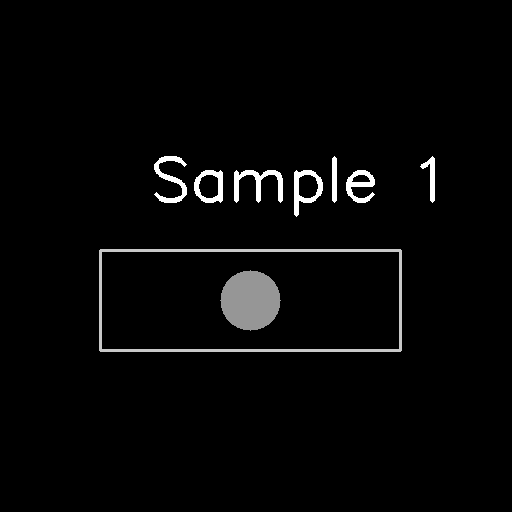
#> input picture data/sample_images/sample_1.png, 512 x 512 px
$ python -i unsharp_mask.py   (imports and definitions only)   (older library calls are emulated)
#> lines starting #> are read from the running program, lines starting #| are printed output that depends on the picture; after the words box and inside, x2 and y2 are one past the last pixel; in counts of white or black regions, pixels touching at a corner belong together
#> further down, picture is the input picture: shape (512, 512, 3); min 0, max 255, mean 6.4
### src/utils/logger.py
import logging
import os
from pathlib import Path
from typing import Optional


class Logger:
    _instance = None
    _logger = None

    def __new__(cls, name: str = "BlurProcessor",
                log_file: Optional[str] = None,
                level: str = "INFO"):
        if cls._instance is None:
            cls._instance = super().__new__(cls)
            cls._logger = cls._setup_logger(name, log_file, level)
        return cls._instance

    @staticmethod
    def _setup_logger(name: str, log_file: Optional[str], level: str) -> logging.Logger:
        logger = logging.getLogger(name)
        logger.setLevel(getattr(logging, level.upper()))

        # 避免重复添加handler
        if logger.handlers:
            return logger

        formatter = logging.Formatter(
            "%(asctime)s - %(name)s - %(levelname)s - %(message)s"
        )

        console_handler = logging.StreamHandler()
        console_handler.setFormatter(formatter)
        logger.addHandler(console_handler)

        if log_file:
            log_path = Path(log_file)
            log_path.parent.mkdir(parents=True, exist_ok=True)
            file_handler = logging.FileHandler(log_file, encoding='utf-8')
            file_handler.setFormatter(formatter)
            logger.addHandler(file_handler)

        return logger

    @classmethod
    def get_logger(cls) -> logging.Logger:
        if cls._logger is None:
            cls._instance = cls()
        return cls._logger

    @classmethod
    def info(cls, message: str):
        cls._logger.info(message)

    @classmethod
    def debug(cls, message: str):
        cls._logger.debug(message)

    @classmethod
    def warning(cls, message: str):
        cls._logger.warning(message)

    @classmethod
    def error(cls, message: str):
        cls._logger.error(message)

    @classmethod
    def critical(cls, message: str):
        cls._logger.critical(message)

### src/deblur/unsharp_mask.py
import cv2
import numpy as np
from typing import Optional
from utils.logger import Logger


class UnsharpMask:
    def __init__(self, config: dict = None):
        self.config = config or {}
        self.logger = Logger.get_logger()
        self.sigma = self.config.get('sigma', 1.0)
        self.strength = self.config.get('strength', 1.5)

    def deblur(self, image,
                sigma: Optional[float] = None,
                strength: Optional[float] = None,
                threshold: float = 0) -> np.ndarray:
        if len(image.shape) == 3:
            gray = image.mean(axis=2)
        else:
            gray = image

        if sigma is None:
            sigma = self.sigma

        if strength is None:
            strength = self.strength

        blurred = cv2.GaussianBlur(gray, (0, 0), sigma)
        sharpened = cv2.addWeighted(gray, 1.0 + strength, blurred, -strength, 0)

        if threshold > 0:
            mask = np.abs(gray - blurred) > threshold
            sharpened = np.where(mask, sharpened, gray)

        result = np.clip(sharpened, 0, 255).astype(np.uint8)

        self.logger.info(f"Unsharp mask completed, sigma: {sigma}, strength: {strength}")
        return result

    def adaptive_unsharp_mask(self, image,
                              base_sigma: float = 1.0,
                              base_strength: float = 1.5,
                              edge_threshold: float = 30.0) -> np.ndarray:
#> called with base_sigma = 1, base_strength = 1.5, edge_threshold = 30
        if len(image.shape) == 3:
            gray = image.mean(axis=2)
        else:
            gray = image

        sobel_x = cv2.Sobel(gray, cv2.CV_64F, 1, 0, ksize=3)
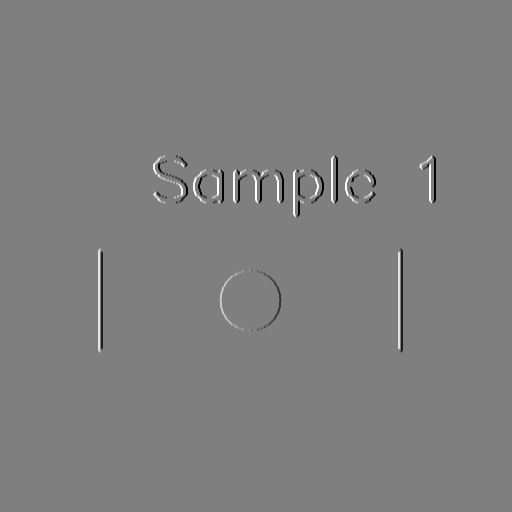
#> sobel_x: shape (512, 512) float64; min -1020, max 1020, mean 0; drawn with min black and max white
        sobel_y = cv2.Sobel(gray, cv2.CV_64F, 0, 1, ksize=3)
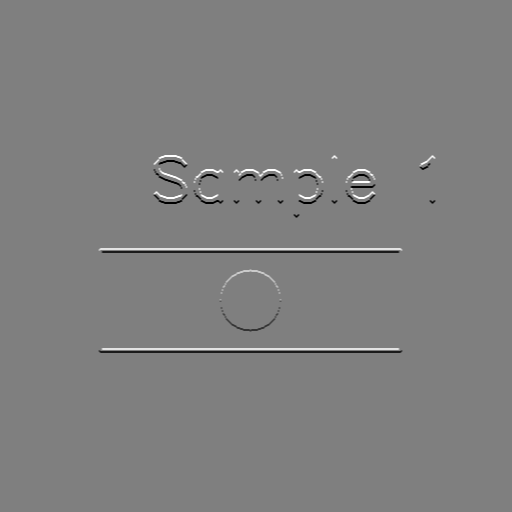
#> sobel_y: shape (512, 512) float64; min -1020, max 1020, mean 0; drawn with min black and max white
        edge_magnitude = np.sqrt(sobel_x**2 + sobel_y**2)
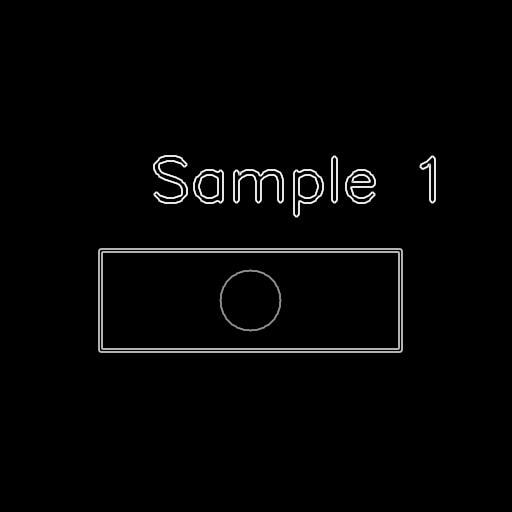
#> edge_magnitude: shape (512, 512) float64; min 0, max 1140.4, mean 20.6; drawn with min black and max white

        edge_mask = edge_magnitude > edge_threshold
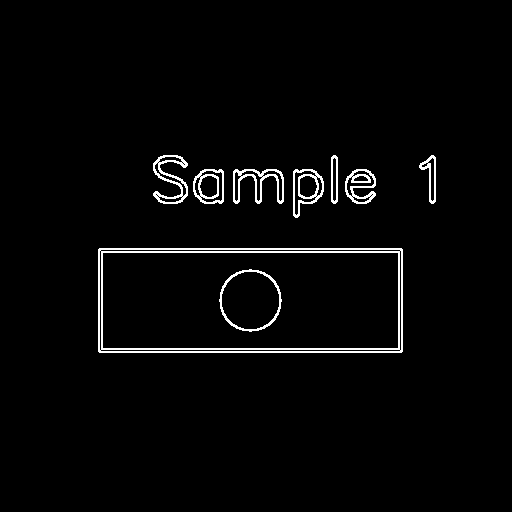
#> edge_mask: shape (512, 512) bool; 2.6% white in thin lines or dots, all inside (x1, y1, x2, y2) = (98, 155, 436, 353)
        edge_ratio = np.sum(edge_mask) / edge_mask.size
#> edge_ratio = 0.0256

        adaptive_sigma = base_sigma * (1.0 - edge_ratio * 0.5)
#> adaptive_sigma = 0.987
        adaptive_strength = base_strength * (1.0 + edge_ratio * 0.5)
#> adaptive_strength = 1.52

        result = self.deblur(gray, sigma=adaptive_sigma, strength=adaptive_strength)
#> in deblur, `sharpened = cv2.addWeighted(gray, 1.0 + strength, blurred, -strength, 0)`:
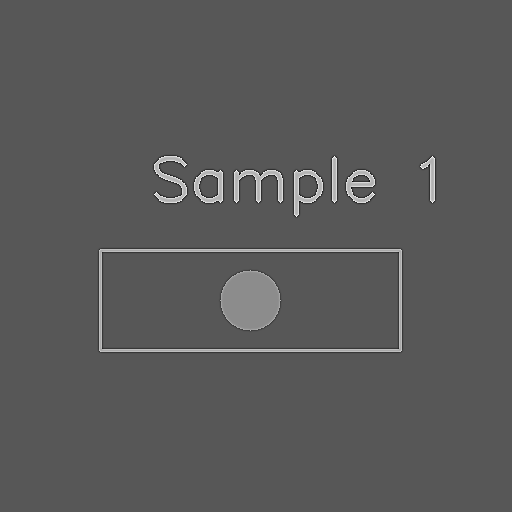
#> sharpened: shape (512, 512) float64; min -249.5, max 474.5, mean 6.4; drawn with min black and max white

        return result

    # [59 lines left out: functions multi_scale_unsharp_mask, laplacian_sharpening, high_boost_filter, not called in this run]

>>> import cv2
>>> picture = cv2.imread('../../data/sample_images/sample_1.png')
>>> result = UnsharpMask().adaptive_unsharp_mask(picture)
